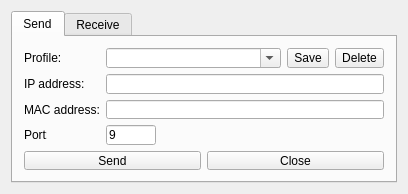
<?xml version="1.0" encoding="UTF-8"?>
<ui version="4.0">
 <class>MainWindow</class>
 <widget class="QMainWindow" name="MainWindow">
  <property name="geometry">
   <rect>
    <x>0</x>
    <y>0</y>
    <width>408</width>
    <height>194</height>
   </rect>
  </property>
  <property name="minimumSize">
   <size>
    <width>360</width>
    <height>194</height>
   </size>
  </property>
  <property name="windowTitle">
   <string>Wake on lan</string>
  </property>
  <widget class="QWidget" name="centralWidget">
   <layout class="QGridLayout" name="gridLayout_7">
    <item row="0" column="0">
     <widget class="QTabWidget" name="tabWidget">
      <property name="currentIndex">
       <number>0</number>
      </property>
      <widget class="QWidget" name="tab_5">
       <attribute name="title">
        <string>Send</string>
       </attribute>
       <layout class="QGridLayout" name="gridLayout_6">
        <item row="0" column="0">
         <widget class="QLabel" name="profileNameLabel">
          <property name="maximumSize">
           <size>
            <width>74</width>
            <height>16777215</height>
           </size>
          </property>
          <property name="text">
           <string>Profile:</string>
          </property>
         </widget>
        </item>
        <item row="0" column="1">
         <layout class="QGridLayout" name="gridLayout_2">
          <item row="0" column="0">
           <widget class="QComboBox" name="profileNameComboBox">
            <property name="editable">
             <bool>true</bool>
            </property>
           </widget>
          </item>
          <item row="0" column="1">
           <widget class="QToolButton" name="profileSaveButton">
            <property name="text">
             <string>Save</string>
            </property>
           </widget>
          </item>
          <item row="0" column="2">
           <widget class="QToolButton" name="profileDeleteButton">
            <property name="text">
             <string>Delete</string>
            </property>
           </widget>
          </item>
         </layout>
        </item>
        <item row="1" column="0">
         <widget class="QLabel" name="IP_label">
          <property name="text">
           <string>IP address:</string>
          </property>
         </widget>
        </item>
        <item row="1" column="1">
         <widget class="QLineEdit" name="IP_lineEdit"/>
        </item>
        <item row="2" column="0">
         <widget class="QLabel" name="MAC_label">
          <property name="text">
           <string>MAC address:</string>
          </property>
         </widget>
        </item>
        <item row="2" column="1">
         <widget class="QLineEdit" name="MAC_lineEdit"/>
        </item>
        <item row="3" column="0">
         <widget class="QLabel" name="portLabel">
          <property name="maximumSize">
           <size>
            <width>23</width>
            <height>16777215</height>
           </size>
          </property>
          <property name="text">
           <string>Port:</string>
          </property>
         </widget>
        </item>
        <item row="3" column="1">
         <widget class="QLineEdit" name="portLineEdit">
          <property name="sizePolicy">
           <sizepolicy hsizetype="Expanding" vsizetype="Fixed">
            <horstretch>0</horstretch>
            <verstretch>0</verstretch>
           </sizepolicy>
          </property>
          <property name="maximumSize">
           <size>
            <width>50</width>
            <height>20</height>
           </size>
          </property>
          <property name="text">
           <string>9</string>
          </property>
          <property name="placeholderText">
           <string/>
          </property>
         </widget>
        </item>
        <item row="4" column="0" colspan="2">
         <layout class="QGridLayout" name="gridLayout_3">
          <item row="0" column="0">
           <widget class="QPushButton" name="sendButton">
            <property name="text">
             <string>Send</string>
            </property>
           </widget>
          </item>
          <item row="0" column="1">
           <widget class="QPushButton" name="closeButton">
            <property name="text">
             <string>Close</string>
            </property>
           </widget>
          </item>
         </layout>
        </item>
       </layout>
      </widget>
      <widget class="QWidget" name="tab_6">
       <attribute name="title">
        <string>Receive</string>
       </attribute>
       <layout class="QGridLayout" name="gridLayout_10">
        <item row="0" column="0">
         <layout class="QFormLayout" name="formLayout">
          <item row="0" column="0">
           <layout class="QGridLayout" name="gridLayout_9">
            <item row="0" column="0">
             <widget class="QLabel" name="receivePortLabel">
              <property name="text">
               <string>Port:</string>
              </property>
             </widget>
            </item>
            <item row="0" column="1">
             <widget class="QLineEdit" name="receivePortLineEdit">
              <property name="maximumSize">
               <size>
                <width>61</width>
                <height>16777215</height>
               </size>
              </property>
              <property name="text">
               <string>9</string>
              </property>
             </widget>
            </item>
           </layout>
          </item>
          <item row="0" column="1">
           <layout class="QGridLayout" name="gridLayout_8">
            <item row="0" column="0">
             <widget class="QPushButton" name="clearButton">
              <property name="text">
               <string>Clear</string>
              </property>
             </widget>
            </item>
            <item row="0" column="1">
             <widget class="QPushButton" name="startButton">
              <property name="text">
               <string>Start</string>
              </property>
             </widget>
            </item>
           </layout>
          </item>
         </layout>
        </item>
        <item row="1" column="0">
         <widget class="QPlainTextEdit" name="packetInfoTextEdit">
          <property name="readOnly">
           <bool>true</bool>
          </property>
         </widget>
        </item>
       </layout>
      </widget>
     </widget>
    </item>
   </layout>
  </widget>
 </widget>
 <layoutdefault spacing="6" margin="11"/>
 <resources/>
 <connections>
  <connection>
   <sender>closeButton</sender>
   <signal>clicked()</signal>
   <receiver>MainWindow</receiver>
   <slot>close()</slot>
   <hints>
    <hint type="sourcelabel">
     <x>378</x>
     <y>173</y>
    </hint>
    <hint type="destinationlabel">
     <x>209</x>
     <y>120</y>
    </hint>
   </hints>
  </connection>
  <connection>
   <sender>clearButton</sender>
   <signal>clicked()</signal>
   <receiver>packetInfoTextEdit</receiver>
   <slot>clear()</slot>
   <hints>
    <hint type="sourcelabel">
     <x>180</x>
     <y>62</y>
    </hint>
    <hint type="destinationlabel">
     <x>194</x>
     <y>119</y>
    </hint>
   </hints>
  </connection>
 </connections>
</ui>
